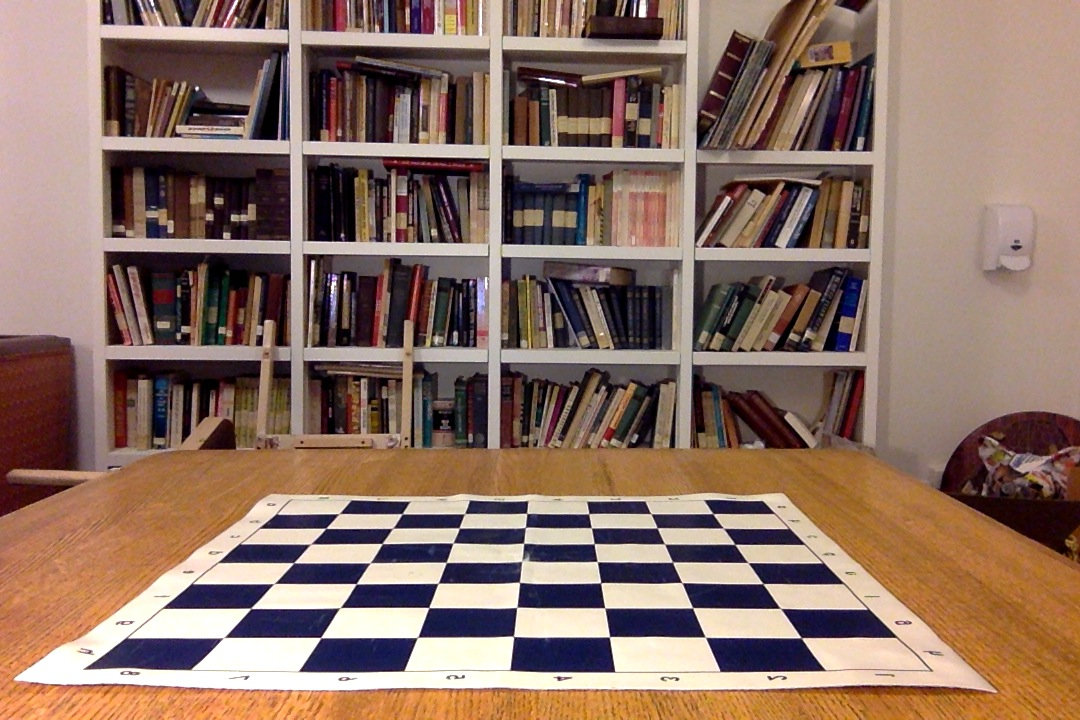
#> input picture data/game2/00.jpg, 1080 x 720 px
$ python hough_lines_test.py
#> lines starting #> are read from the running program, lines starting #| are printed output that depends on the picture
from copy import deepcopy
import cv2
import numpy as np
import sklearn
import pickle
import CVAnalysis
from Board import Board


if __name__ == '__main__':

	#=====[ Step 1: read in image, classifier ]=====
	# first_frame = cv2.imread ('../data/game1/00.jpg')
	first_frame = cv2.imread ('../data/game2/00.jpg')
#> first_frame is the input picture: shape (720, 1080, 3); mean B, G, R 99.8, 112.5, 139.2
	# first_frame = cv2.imread ('../data/empty1/3.jpg')
	im_size = first_frame.shape[0]
#> im_size = 720
	first_frame = first_frame[int(im_size/2):, :]
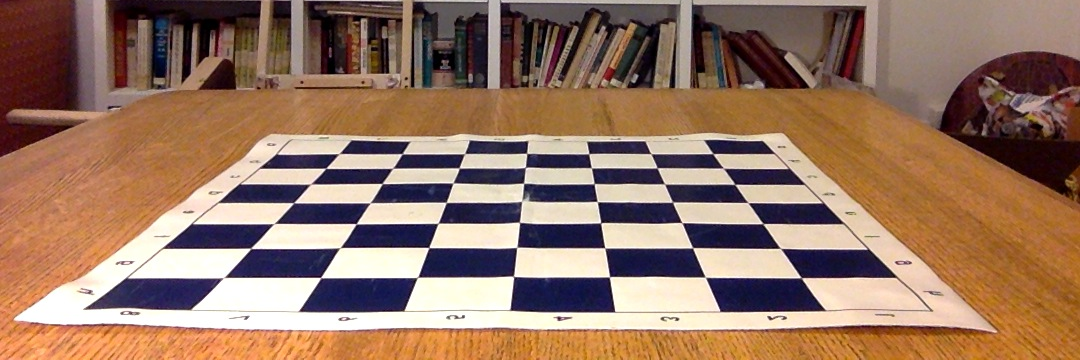
#> first_frame: shape (360, 1080, 3); mean B, G, R 98.7, 117.6, 149.5

	# corner_classifier = pickle.load (open('../data/classifiers/corner_classifier.clf', 'r'))
#> (the run stopped early here; a loop or call above may not have finished)

$ run again, with data/game1/00.jpg copied over data/game2/00.jpg
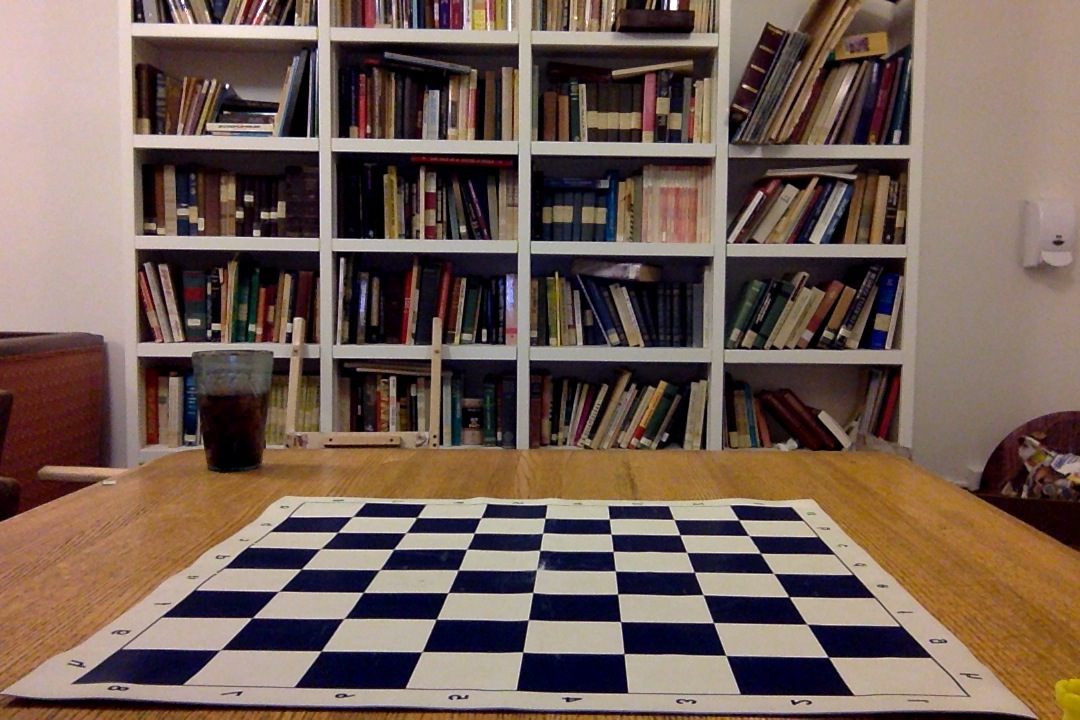
#> input picture data/game1/00.jpg, 1080 x 720 px
#> first_frame is the input picture: shape (720, 1080, 3); mean B, G, R 85.7, 95.3, 115.1
#> `first_frame = first_frame[int(im_size/2):, :]`:
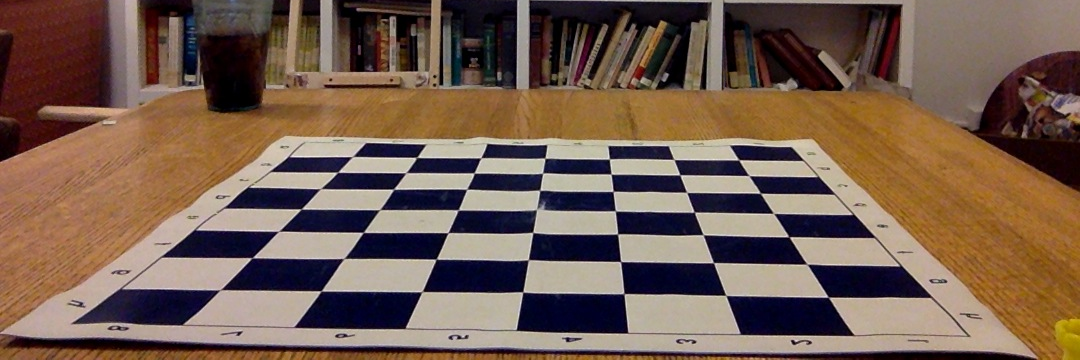
#> first_frame: shape (360, 1080, 3); mean B, G, R 79.3, 93.2, 116.1

$ run again, with data/empty1/3.jpg copied over data/game2/00.jpg
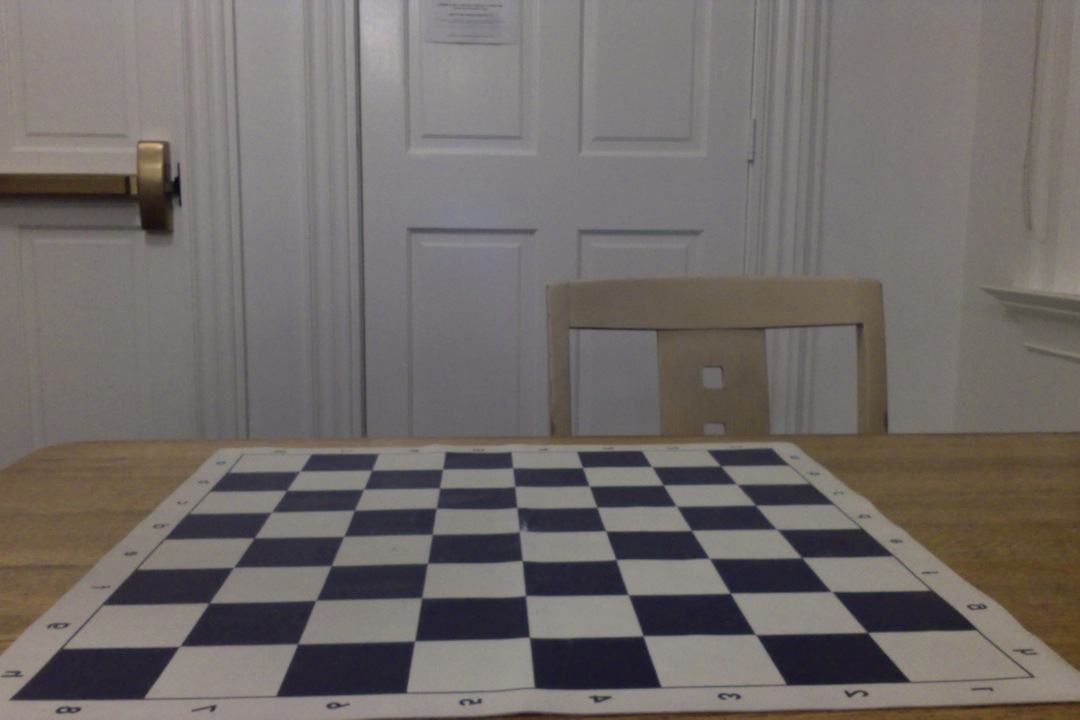
#> input picture data/empty1/3.jpg, 1080 x 720 px
#> first_frame is the input picture: shape (720, 1080, 3); mean B, G, R 104.4, 107.1, 112.8
#> `first_frame = first_frame[int(im_size/2):, :]`:
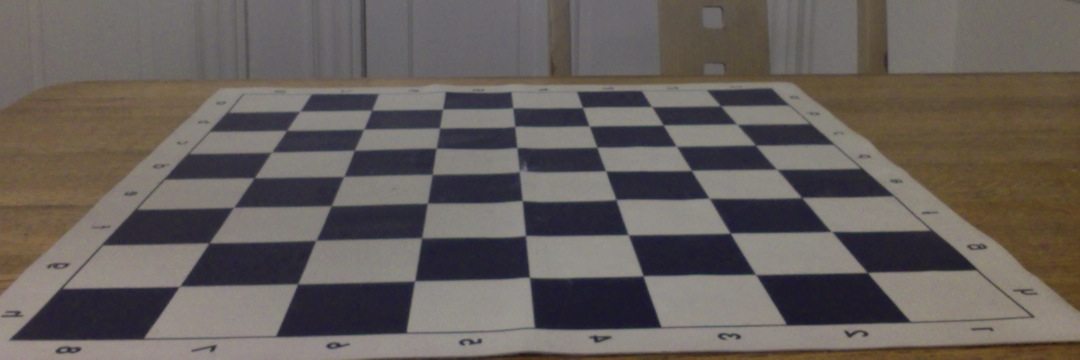
#> first_frame: shape (360, 1080, 3); mean B, G, R 91.1, 95, 101.7

$ run again, with data/game2/01.jpg copied over data/game2/00.jpg
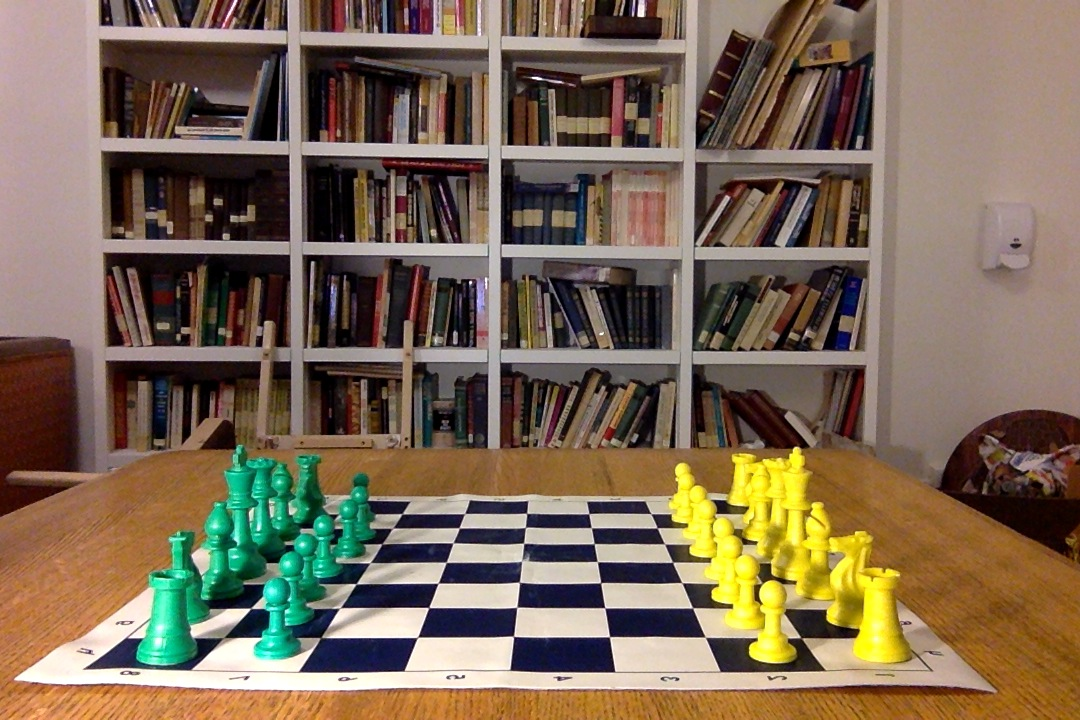
#> input picture data/game2/01.jpg, 1080 x 720 px
#> first_frame is the input picture: shape (720, 1080, 3); mean B, G, R 85.3, 105.3, 123.2
#> `first_frame = first_frame[int(im_size/2):, :]`:
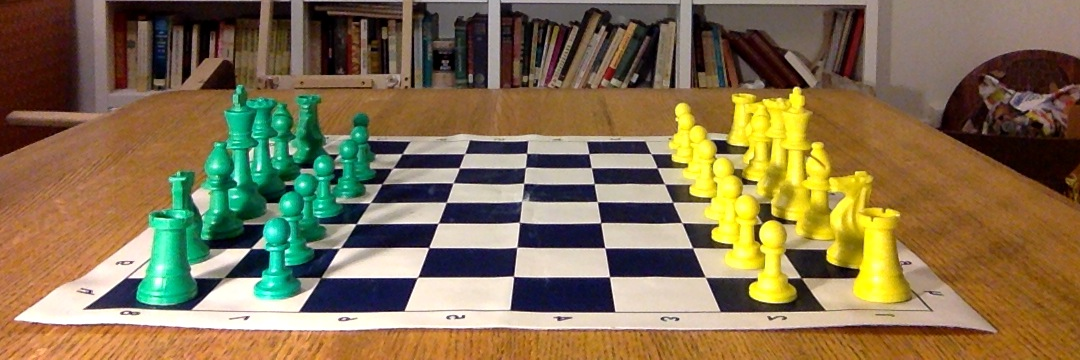
#> first_frame: shape (360, 1080, 3); mean B, G, R 79.8, 113.1, 131
